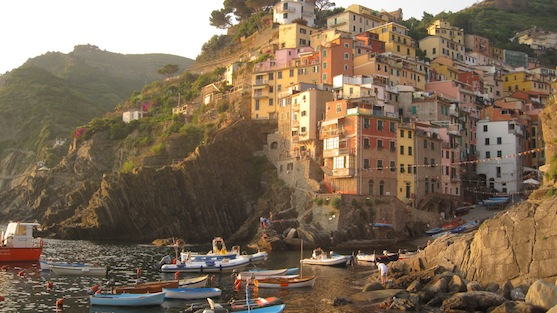
//> input picture CUDA_IMPL/HW1/cinque_terre_small.jpg, 557 x 313 px, given in place of *�UuV, which was not available
$ ./main 3 3 3   (built with g++ and OpenCV 4)
//> lines starting //> are read from the running program, lines starting //| are printed output that depends on the picture; after the words box and inside, x2 and y2 are one past the last pixel; in counts of white or black regions, pixels touching at a corner belong together; pictures that were not available may be replaced by others from this repository, and a replacement may not be noted
### BGS/final/Blur.hpp

#ifndef __Blur__
#define __Blur__

#include <stdio.h>
#include <stdlib.h>
#include <cmath>
#include <opencv2/core/core.hpp>
#include <opencv2/highgui/highgui.hpp>

using namespace cv;

/* Median blur */
void tbbMedianBlur(cv::Mat frame, cv::Mat destination, int size, int num_threads);
void serialMedianBlur(cv::Mat frame, cv::Mat destination, int size);
void insertionSort(int *window, int length);

/* Gaussian blur */
void tbbGaussianBlur(cv::Mat frame, cv::Mat destination, cv::Size size, int num_threads);
void serialGaussianBlur(cv::Mat frame, cv::Mat destination, cv::Size size);
void createGaussianFilter(float *gaussian_filter, int width);

#endif /* defined(__Blur__) */

### BGS/final/DualSGM.hpp

#ifndef __DualSGM__
#define __DualSGM__

#include <opencv2/imgproc/imgproc.hpp>
#include <opencv2/video/tracking.hpp>
#include <opencv2/calib3d/calib3d.hpp>
#include <iostream>
#include <ctime>
#include <sys/time.h>

#include "Blur.hpp"

using namespace cv;

class DualSGM {
    public:
        ~DualSGM();
        DualSGM(Mat* first_image, int N);

        static int num_rows;
        static int num_cols;

        typedef struct
        {
            double t_exec;
            double t_blur;
            double t_mtnc;
            double t_dsgm;
            double t_serl;
        } Timing;

        void updateModel(Mat *next_frame, int num_threads, int use_opencv_blur, int do_motion_comp, Timing *run_times);
        //void serialUpdateModel(Mat* next_frame);
        //double tbbUpdateModel(Mat *next_frame, int num_threads);

    private:
        void motionCompensation(Mat* next_frame);
        double timer(void);

        cv::Mat prev_frame;
        cv::Mat *bin_mat;
        cv::Mat *app_u_mat;
        cv::Mat *app_var_mat;
        cv::Mat *can_u_mat;
        cv::Mat *can_var_mat;
        int **app_ages;
        int **can_ages;
};

inline void core_dsgm_update(cv::Mat *next_frame, cv::Mat *bin_mat,
    cv::Mat *app_u_mat, cv::Mat *app_var_mat,
    cv::Mat *can_u_mat, cv::Mat *can_var_mat,
    int **app_ages, int **can_ages,
    int offset, int row_lim);


#endif /* defined(__DualSGM__) */

### BGS/final/DualSGM.cpp

#include "DualSGM.hpp"

/* Display debug images */
#define SHOW_IMAGES 1

/* Pre processing */
#define GAUSSIAN_SIZE 7 // Must be odd
#define MEDIAN_SIZE 3 // Must be odd

/* Motion Compensation */

/* Core DSGM */
#define AGE_THRESH 10
#define MEAN_THRESH 9.0 //9.0
#define THETA_D 5
#define VAR_INIT 255 // max unsigned char

/**
 *  Constructor for a DualSGM.
 *  Requires the first image of the test set
 */
DualSGM::DualSGM(Mat* first_image, int N) {
    if (SHOW_IMAGES) {
        // Set up windows
        namedWindow("origin", CV_WINDOW_AUTOSIZE);
        namedWindow("blurred", CV_WINDOW_AUTOSIZE);
        namedWindow("homography", CV_WINDOW_AUTOSIZE);
        namedWindow("processing", CV_WINDOW_AUTOSIZE);
        namedWindow("result", CV_WINDOW_AUTOSIZE);
    }

    prev_frame = first_image->clone();

    /* Init mem, canidate, apparent */
    bin_mat     = new cv::Mat(first_image->size(), CV_8U);
    app_u_mat   = new cv::Mat(first_image->size(), CV_8U);
    app_var_mat = new cv::Mat(first_image->size(), CV_8U);
    can_u_mat   = new cv::Mat(first_image->size(), CV_8U);
    can_var_mat = new cv::Mat(first_image->size(), CV_8U);

    app_ages = (int **) std::calloc(first_image->cols, sizeof(int *));
    can_ages = (int **) std::calloc(first_image->cols, sizeof(int *));

    for (int i = 0; i < first_image->cols; ++i) {
        app_ages[i] = (int *) std::calloc(first_image->rows, sizeof(int));
        can_ages[i] = (int *) std::calloc(first_image->rows, sizeof(int));
    }

    for (int i = 0; i < first_image->cols; i++) {
        for (int j = 0; j< first_image->rows; j++) {
            app_ages[i][j] = 1;
            can_ages[i][j] = 1;
            // app_var_mat->at<uchar>(i,j) = var_init; INIT VAR
        }
    }

    //DualSGM::num_rows = first_image->rows;
    //DualSGM::num_cols = first_image->cols;
}

/**
 *  Run motion compensation for a frame, the frame itself is altered
 *  Implemented using OpenCV functions
 */
void DualSGM::motionCompensation(Mat* next_frame)
{
    cv::Mat n;

    cv::Mat m_prevImg = prev_frame.clone();
    cv::Mat m_nextImg = next_frame->clone();

    cv::Mat m_outImg;
    std::vector<cv::Point2f>   m_prevPts;
    std::vector<cv::Point2f>   m_nextPts;
    std::vector<unsigned char> m_status;
    std::vector<float>         m_error;

    // maxCorners – The maximum number of corners to return. If there are more corners
    // than that will be found, the strongest of them will be returned
    int maxCorners = 100;
    // qualityLevel – Characterizes the minimal accepted quality of image corners;
    // the value of the parameter is multiplied by the by the best corner quality
    // measure (which is the min eigenvalue, see cornerMinEigenVal() ,
    // or the Harris function response, see cornerHarris() ).
    // The corners, which quality measure is less than the product, will be rejected.
    // For example, if the best corner has the quality measure = 1500,
    // and the qualityLevel=0.01 , then all the corners which quality measure is
    // less than 15 will be rejected.
    double qualityLevel = 0.01;
    // minDistance – The minimum possible Euclidean distance between the returned corners
    double minDistance = 5;
    // mask – The optional region of interest. If the image is not empty (then it
    // needs to have the type CV_8UC1 and the same size as image ), it will specify
    // the region in which the corners are detected
    cv::Mat mask;
    // blockSize – Size of the averaging block for computing derivative covariation
    // matrix over each pixel neighborhood, see cornerEigenValsAndVecs()
    int blockSize = 7;
    // useHarrisDetector – Indicates, whether to use operator or cornerMinEigenVal()
    bool useHarrisDetector = false;
    // k – Free parameter of Harris detector
    double k = 0.04;

    cv::goodFeaturesToTrack(m_prevImg, m_prevPts, maxCorners, qualityLevel, minDistance, mask, blockSize, useHarrisDetector, k);

    if(m_prevPts.size() >= 1) {

        cv::calcOpticalFlowPyrLK(m_prevImg, m_nextImg, m_prevPts, m_nextPts, m_status, m_error, Size(20,20), 5);

        cv::Mat mask;
        vector <Point2f> prev_corner2, cur_corner2;
        n = next_frame->clone();

        // weed out bad matches
        for(size_t i=0; i < m_status.size(); i++) {
            if(m_status[i]) {
                prev_corner2.push_back(m_prevPts[i]);
                cur_corner2.push_back(m_nextPts[i]);
            }
        }

        cv::Mat H = cv::findHomography(prev_corner2,cur_corner2, CV_RANSAC);
        warpPerspective(m_nextImg, n, H, m_prevImg.size(), INTER_LINEAR | WARP_INVERSE_MAP);

        // variance.charAt(y,x) = previous mapped var
        if (SHOW_IMAGES) {
            cvWaitKey(1);
            imshow("homography", n);
        }

        cv::Mat next_temp = next_frame->clone();
        prev_frame = next_temp;
        n.assignTo(*next_frame); //next_frame = &n;
    } else {
        cv::Mat next_temp = next_frame->clone();
        prev_frame = next_temp;
        printf("NO matching points");
    }
}

/**
 *  A TBB task for the DSGM
 */
class Dsgm_process : public cv::ParallelLoopBody
{
    private:
        cv::Mat *next_frame;
        cv::Mat *bin_mat;
        cv::Mat *app_u_mat;
        cv::Mat *app_var_mat;
        cv::Mat *can_u_mat;
        cv::Mat *can_var_mat;
        int **app_ages;
        int **can_ages;
        int num_threads;

    public:
        Dsgm_process(cv::Mat *frame, cv::Mat *bmat, cv::Mat *aumat, cv::Mat *avmat,
            cv::Mat *cumat, cv::Mat *cvmat, int **aamat, int **camat, int nt) :
            next_frame(frame), bin_mat(bmat), app_u_mat(aumat),
            app_var_mat(avmat), can_u_mat(cumat), can_var_mat(cvmat),
            app_ages(aamat), can_ages(camat), num_threads(nt) {}

        virtual void operator()(const cv::Range& range) const
        {
            for (int rank = range.start; rank < range.end; rank++) {
                int size = num_threads;
                int blocking_factor = next_frame->rows / size;
                int offset = blocking_factor * rank;
                int row_limit = offset + blocking_factor;
                if (rank == size - 1) row_limit = next_frame->rows;

                core_dsgm_update(next_frame, bin_mat,
                    app_u_mat, app_var_mat,
                    can_u_mat, can_var_mat,
                    app_ages, can_ages,
                    offset, row_limit);

            }
        }

};

/**
 *  Update model based on next frame and number of tasks, blurring algorithm, motion compesation.
 *  A Timing struct is completed by this function
 */
void DualSGM::updateModel(Mat *next_frame, int num_threads, int use_opencv_blur, int do_motion_comp, Timing *run_times)
{
    double start;
    Mat origin;
    if (SHOW_IMAGES) {
        origin = next_frame->clone();
    }

    /* Pre processing */
    start = timer();
    Mat destination = next_frame->clone();
    Size gb_size = Size(GAUSSIAN_SIZE,GAUSSIAN_SIZE);
    if (use_opencv_blur) {
        GaussianBlur(*next_frame, destination, gb_size, 0, 0);
        medianBlur(destination, *next_frame, MEDIAN_SIZE);
        cvWaitKey(1);
    } else {
        if (num_threads == 0) {
            serialGaussianBlur(*next_frame, destination, gb_size);
            serialMedianBlur(destination, *next_frame, MEDIAN_SIZE);
        } else {
            tbbGaussianBlur(*next_frame, destination, gb_size, num_threads);
            tbbMedianBlur(destination, *next_frame, MEDIAN_SIZE, num_threads);
        }
    }
    run_times->t_blur += timer() - start;

    /* Motion Compensation */
    if (do_motion_comp) {
        start = timer();
        motionCompensation(next_frame);
        run_times->t_mtnc += timer() - start;
    }

    /* Duel Gaussian Model */
    start = timer();
    if (num_threads == 0) {
        core_dsgm_update(next_frame, bin_mat,
            app_u_mat, app_var_mat,
            can_u_mat, can_var_mat,
            app_ages, can_ages,
            0, next_frame->rows);
    } else {
        cv::parallel_for_(cv::Range(0,num_threads), Dsgm_process(next_frame, bin_mat, app_u_mat,
            app_var_mat, can_u_mat, can_var_mat, app_ages, can_ages, num_threads));
    }
    run_times->t_dsgm += timer() - start;

    if (SHOW_IMAGES) {
        // Show update
        imshow("origin", origin);
        cvWaitKey(1);
        imshow("blurred", *next_frame);
        cvWaitKey(1);
        imshow("processing", *app_u_mat);
        cvWaitKey(1);
        imshow("result", *bin_mat);
        cvWaitKey(1);
    }
}

/**
 *  Returns the time of day in seconds as a double
 */
double DualSGM::timer(void)
{
    struct timeval tv;
    gettimeofday(&tv, NULL);
    return tv.tv_sec + (((double) tv.tv_usec)/1e6);
}

/**
 *  Destructor method
 */
DualSGM::~DualSGM() {
    //delete prev_frame;
    delete bin_mat;
    delete app_u_mat;
    delete app_var_mat;
    delete can_u_mat;
    delete can_var_mat;
    free(app_ages);
    free(can_ages);

    if (SHOW_IMAGES) {
        cvDestroyWindow("origin");
        cvDestroyWindow("blurred");
        cvDestroyWindow("processing");
        cvDestroyWindow("homography");
        cvDestroyWindow("result");
    }

}

/**
 *  Core DSGM update function
 *      next_frame      Next input frame matrix, preprocessed and possibly motion compensated
 *      bin_mat         Output matrix
 *      app_u_mat       Apparent mean matrix
 *      app_var_mat     Apparent variance matrix
 *      can_u_mat       Candidate mean matrix
 *      can_var_mat     Candidate variance matrix
 *      app_ages        Apparent ages matrix
 *      can_ages        Candidate ages matrix
 *      offset          Row offset
 *      row_lim         Row limit
 */
inline void core_dsgm_update(cv::Mat *next_frame, cv::Mat *bin_mat,
    cv::Mat *app_u_mat, cv::Mat *app_var_mat,
    cv::Mat *can_u_mat, cv::Mat *can_var_mat,
    int **app_ages, int **can_ages,
    int offset, int row_lim)
{
    int i;
    float alpha;
    float V;

    int col_lim = next_frame->cols;

    /* Core update loop */
    for (int y = offset; y < row_lim; ++y) {
        for (int x = 0; x < col_lim; ++x) {

            cv::Scalar i_sclr       = next_frame->at<uchar>(y,x);
            cv::Scalar app_u_sclr   = app_u_mat->at<uchar>(y,x);
            cv::Scalar app_var_sclr = app_var_mat->at<uchar>(y,x);
            cv::Scalar can_u_sclr   = can_u_mat->at<uchar>(y,x);
            cv::Scalar can_var_sclr = can_var_mat->at<uchar>(y,x);

            // Get the differences for the candidate and apparent background models
            float adiff = i_sclr.val[0] - app_u_sclr.val[0];
            float cdiff = i_sclr.val[0] - can_u_sclr.val[0];

            if (pow(adiff, 2) < MEAN_THRESH * max(app_var_sclr.val[0], .1)){
                //apparentBackgroundModel->updatePixel(next_frame, y, x);
                i = 0;
                alpha = 1.0 / (double)app_ages[x][y];
                app_u_sclr.val[i] = (1.0-alpha) * app_u_sclr.val[i] + (alpha) * i_sclr.val[i];
                V =  pow((app_u_sclr.val[i] - i_sclr.val[i]),2);
                app_var_sclr.val[i] = (1.0-alpha) * app_var_sclr.val[i] + alpha * V;

                //write into matrix
                app_u_mat->at<uchar>(y,x) = app_u_sclr.val[i];
                app_var_mat->at<uchar>(y,x) = app_var_sclr.val[i];

                if (app_ages[x][y] < AGE_THRESH) {
                    app_ages[x][y]++;
                }

            } else if (pow(cdiff, 2) < MEAN_THRESH * max(can_var_sclr.val[0], .1)) {
                //candidateBackgroundModel->updatePixel(next_frame, y, x);
                i = 0;
                alpha = 1.0 / (double)can_ages[x][y];
                can_u_sclr.val[i] = (1.0-alpha) * can_u_sclr.val[i] + (alpha) * i_sclr.val[i];
                V = pow((can_u_sclr.val[i] - i_sclr.val[i]),2);
                can_var_sclr.val[i] = (1.0-alpha) * can_var_sclr.val[i] + alpha * V;

                //write into matrix
                can_u_mat->at<uchar>(y,x) = can_u_sclr.val[i];
                can_var_mat->at<uchar>(y,x) = can_var_sclr.val[i];

                // Cap ages
                if (can_ages[x][y] < AGE_THRESH) {
                    can_ages[x][y]++;
                }

            } else {
                //candidateBackgroundModel->setPixel(next_frame, y, x);
                can_u_mat->at<uchar>(y, x) = i_sclr.val[0];
                can_var_mat->at<uchar>(y, x) = VAR_INIT;
                can_ages[x][y] = 1;
            }

            if (can_ages[x][y] > app_ages[x][y]) {
                // Swap the models
                app_u_mat->at<uchar>(y,x) = can_u_sclr.val[0];
                app_var_mat->at<uchar>(y,x) = can_var_sclr.val[0];
                app_ages[x][y] = can_ages[x][y];

                //candidateBackgroundModel->setPixel(next_frame, y, x);
                can_u_mat->at<uchar>(y, x) = i_sclr.val[0];
                can_var_mat->at<uchar>(y, x) = VAR_INIT;
                can_ages[x][y] = 1;
            }

            cv::Scalar app_diff = app_u_mat->at<uchar>(y,x) - next_frame->at<uchar>(y,x);

            if (pow(app_diff.val[0], 2) <= THETA_D*max(0.25, i_sclr.val[0])) { // 60
                //background
                bin_mat->at<uchar>(y, x) = 0;
            } else {
                //foreground
                bin_mat->at<uchar>(y, x) = 255;
            }

        }
    }
}

### BGS/final/main.cpp

#include <iostream>
#include <string>
#include <stdio.h>
#include <stdlib.h>
#include <opencv2/video/background_segm.hpp>

#include "DualSGM.hpp"

// Specify path to image set
// (ex: badminton, boulevard, sofa, traffic)
const char* PATH = "../Videos/sofa/input/";

/* Start and end frames */
const int start = 01;
const int end = 500;

void generate_speedup(int num_threads, int use_opencv_blur, int do_motion_comp);
void generate_histogram(int num_threads, int use_opencv_blur, int do_motion_comp);
void run_test(int num_threads, int use_opencv_blur, int do_motion_comp, DualSGM::Timing *run_times);
const char* nextImagePathForIndex(int i);
double timer(void);

int main(int argc, char *argv[])
{
  if (argc != 4) {
    printf("Missing args. Exiting.\n");
    return 0;
  }

  // Parce inputs
  int num_threads = atoi(argv[1]);
  int use_opencv_blur = atoi(argv[2]);
  int do_motion_comp = atoi(argv[3]);

  //generate_histogram(num_threads, use_opencv_blur, do_motion_comp);
  generate_speedup(num_threads, use_opencv_blur, do_motion_comp);

  return 0;
}

/**
 *  Used by run.sh to generate speedup comparisons
 */
void generate_speedup(int num_threads, int use_opencv_blur, int do_motion_comp)
{

  DualSGM::Timing par_times;
  par_times.t_exec = 0;
  par_times.t_blur = 0;
  par_times.t_mtnc = 0;
  par_times.t_dsgm = 0;
  par_times.t_serl = 0;

  run_test(num_threads, use_opencv_blur, do_motion_comp, &par_times);
  printf("%i %f\n", num_threads, par_times.t_exec);

}

/**
 *  Used by run.sh to generate histograms
 */
void generate_histogram(int num_threads, int use_opencv_blur, int do_motion_comp)
{
  DualSGM::Timing run_times;
  run_times.t_exec = 0;
  run_times.t_blur = 0;
  run_times.t_mtnc = 0;
  run_times.t_dsgm = 0;
  run_times.t_serl = 0;

  run_test(num_threads, use_opencv_blur, do_motion_comp, &run_times);

  run_times.t_serl = run_times.t_exec - run_times.t_blur - run_times.t_mtnc - run_times.t_dsgm;

  printf("%i %f %f %f %f %f\n", num_threads,
    run_times.t_exec, run_times.t_blur, run_times.t_mtnc, run_times.t_dsgm, run_times.t_serl);
}

/**
 *  Runs a single DSGM test, completes the Timing struct
 */
void run_test(int num_threads, int use_opencv_blur, int do_motion_comp, DualSGM::Timing *run_times)
{
  double t_exec_start = timer();
  Mat frame = imread(nextImagePathForIndex(1),  CV_LOAD_IMAGE_GRAYSCALE);
//> in run_test, `Mat frame = imread(nextImagePathForIndex(1),  CV_LOAD_IMAGE_GRAYSCALE);`:
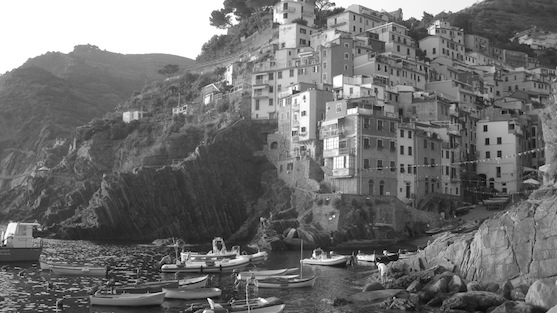
//> frame: 313 rows x 557 cols, CV_8UC1; min 0, max 255, mean 111.9
  DualSGM dsgm(&frame, 10);
  for (int i = start + 1; i < end; i++) {
    frame = imread(nextImagePathForIndex(i), CV_LOAD_IMAGE_GRAYSCALE);
    dsgm.updateModel(&frame, num_threads, use_opencv_blur, do_motion_comp, run_times);
//> in updateModel, `GaussianBlur(*next_frame, destination, gb_size, 0, 0);`:
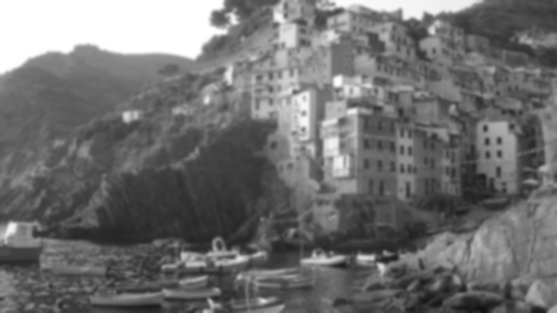
//> destination: 313 rows x 557 cols, CV_8UC1; min 16, max 255, mean 111.9
//> in motionCompensation, `cv::goodFeaturesToTrack(m_prevImg, m_prevPts, maxCorners, qualityLevel..`: m_prevPts = 100 Points (x, y), first 12: [379, 265], [376, 261], [385, 253], [294, 91], [229, 82], [183, 254], [357, 256], [303, 129], [4, 242], [312, 256], [238, 256], [221, 8]; mask = empty
//> in motionCompensation, `cv::calcOpticalFlowPyrLK(m_prevImg, m_nextImg, m_prevPts, m_nextPts, m..`: m_nextPts = 100 Points (x, y), first 12: [378.9, 265], [376, 261], [385.3, 252.9], [294.1, 91.02], [229.1, 81.88], [183, 254], [357.2, 256], [302.9, 128.9], [4.04, 241.9], [312.2, 256], [237.8, 256], [221.1, 7.96]; m_status = 100 values from 1 to 1; m_error = 100 values, max 19.75 at index 71, min 5.86 at index 84, mean 12.83
//> the loop in motionCompensation, `for(size_t i=0; i < m_status.size(); i++)` made 100 passes
//> in motionCompensation, `cv::Mat H = cv::findHomography(prev_corner2,cur_corner2, CV_RANSAC);`: H = [[1, -0.000137, 0.0075], [-5.35e-05, 1, -0.00795], [-1.36e-08, -5.63e-07, 1]]
//> in motionCompensation, `warpPerspective(m_nextImg, n, H, m_prevImg.size(), INTER_LINEAR | WARP..`: n: 313 rows x 557 cols, CV_8UC1; min 17, max 255, mean 111.9
//> after the loop in core_dsgm_update, `for (int y = offset; y < row_lim; ++y)`: app_u_mat: 313 rows x 557 cols, CV_8UC1; every value is 0
//> after the loop in core_dsgm_update, `for (int y = offset; y < row_lim; ++y)`:
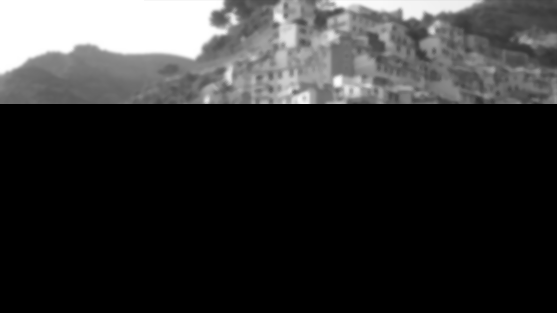
//> can_u_mat: 313 rows x 557 cols, CV_8UC1; min 0, max 255, mean 49.8
//> after the loop in core_dsgm_update, `for (int y = offset; y < row_lim; ++y)`:
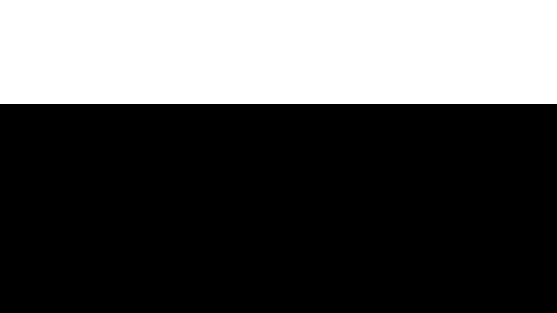
//> can_var_mat: 313 rows x 557 cols, CV_8UC1; 33.2% white; 1 white region, box (x1, y1, x2, y2) and area: (0, 0, 557, 104) 57928
//> after the loop in core_dsgm_update, `for (int y = offset; y < row_lim; ++y)`: i = 0
//> call 2 of core_dsgm_update, with offset = 104, row_lim = 208
//> after the loop in core_dsgm_update (call 2), `for (int y = offset; y < row_lim; ++y)`:
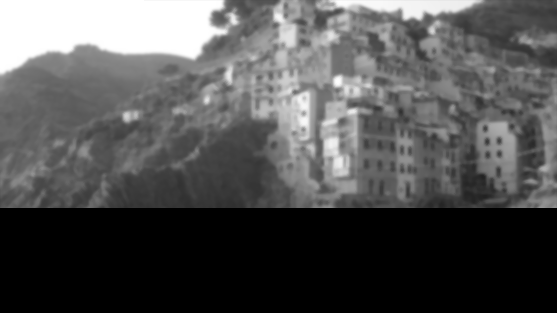
//> can_u_mat: 313 rows x 557 cols, CV_8UC1; min 0, max 255, mean 82.4
//> after the loop in core_dsgm_update (call 2), `for (int y = offset; y < row_lim; ++y)`:
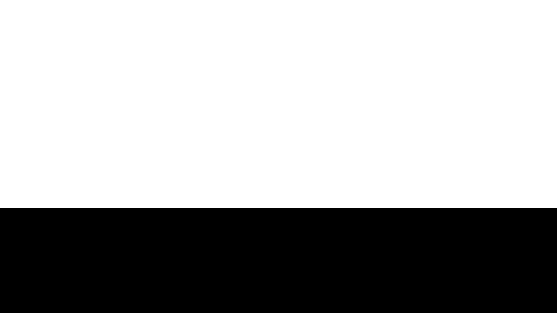
//> can_var_mat: 313 rows x 557 cols, CV_8UC1; 66.5% white; 1 black region, box (x1, y1, x2, y2) and area: (0, 208, 557, 313) 58485
//> after the loop in core_dsgm_update (call 3), `for (int y = offset; y < row_lim; ++y)`: can_var_mat: 313 rows x 557 cols, CV_8UC1; every value is 255
  }
  run_times->t_exec = timer() - t_exec_start;
}

/**
 *  Retrieves the test image path for an index
 */
const char* nextImagePathForIndex(int i)
{
  char buff[100];
  sprintf(buff, "%sin%06d.jpg", PATH, i);
  std::string buffAsStdStr = buff;
  return buffAsStdStr.c_str();
}

/**
 *  Returns the time of day in seconds as a double
 */
double timer(void)
{
    struct timeval tv;
    gettimeofday(&tv, NULL);
    return tv.tv_sec + (((double) tv.tv_usec)/1e6);
}
